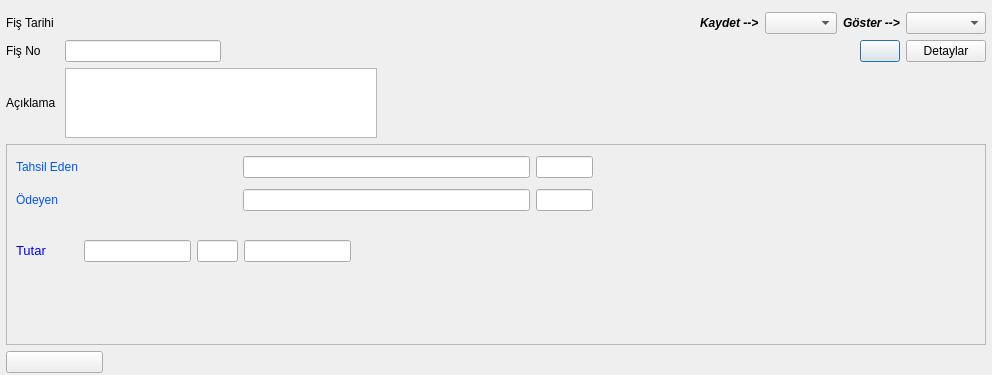
<?xml version="1.0" encoding="UTF-8"?>
<ui version="4.0">
 <class>CARI_VIRMAN_FORMU</class>
 <widget class="QDialog" name="CARI_VIRMAN_FORMU">
  <property name="geometry">
   <rect>
    <x>0</x>
    <y>0</y>
    <width>992</width>
    <height>375</height>
   </rect>
  </property>
  <property name="sizePolicy">
   <sizepolicy hsizetype="Expanding" vsizetype="Expanding">
    <horstretch>0</horstretch>
    <verstretch>0</verstretch>
   </sizepolicy>
  </property>
  <property name="maximumSize">
   <size>
    <width>992</width>
    <height>476</height>
   </size>
  </property>
  <property name="windowTitle">
   <string>Virman Fişi</string>
  </property>
  <layout class="QGridLayout" name="gridLayout_4" rowstretch="3,0,0">
   <property name="leftMargin">
    <number>6</number>
   </property>
   <property name="topMargin">
    <number>6</number>
   </property>
   <property name="rightMargin">
    <number>6</number>
   </property>
   <property name="bottomMargin">
    <number>2</number>
   </property>
   <item row="0" column="0">
    <layout class="QGridLayout" name="gridLayout" rowstretch="10,0,0,0" columnstretch="1,10,10,10,0,1,10">
     <item row="0" column="0" colspan="7">
      <widget class="QWidget" name="navigation_buttons_widget" native="true">
       <property name="sizePolicy">
        <sizepolicy hsizetype="Expanding" vsizetype="Fixed">
         <horstretch>0</horstretch>
         <verstretch>0</verstretch>
        </sizepolicy>
       </property>
      </widget>
     </item>
     <item row="1" column="0">
      <widget class="QLabel" name="label_fis_tarihi">
       <property name="sizePolicy">
        <sizepolicy hsizetype="Fixed" vsizetype="Fixed">
         <horstretch>0</horstretch>
         <verstretch>0</verstretch>
        </sizepolicy>
       </property>
       <property name="text">
        <string>Fiş Tarihi</string>
       </property>
      </widget>
     </item>
     <item row="3" column="1">
      <widget class="QLimitedTextEdit" name="limitedTextEdit_aciklama"/>
     </item>
     <item row="1" column="1">
      <widget class="QAdakDate" name="adakDate_fis_tarihi" native="true">
       <property name="minimumSize">
        <size>
         <width>242</width>
         <height>0</height>
        </size>
       </property>
       <property name="maximumSize">
        <size>
         <width>242</width>
         <height>30</height>
        </size>
       </property>
       <property name="whatsThis">
        <string>Tarih WidgetÄ± </string>
       </property>
       <property name="QAdakDate" stdset="0">
        <rect>
         <x>0</x>
         <y>0</y>
         <width>100</width>
         <height>100</height>
        </rect>
       </property>
      </widget>
     </item>
     <item row="3" column="0">
      <widget class="QLabel" name="label_aciklama">
       <property name="sizePolicy">
        <sizepolicy hsizetype="Fixed" vsizetype="Fixed">
         <horstretch>0</horstretch>
         <verstretch>0</verstretch>
        </sizepolicy>
       </property>
       <property name="text">
        <string>Açıklama </string>
       </property>
      </widget>
     </item>
     <item row="2" column="0">
      <widget class="QLabel" name="label_fis_no">
       <property name="sizePolicy">
        <sizepolicy hsizetype="Fixed" vsizetype="Fixed">
         <horstretch>0</horstretch>
         <verstretch>0</verstretch>
        </sizepolicy>
       </property>
       <property name="text">
        <string>Fiş No</string>
       </property>
      </widget>
     </item>
     <item row="2" column="1">
      <layout class="QGridLayout" name="gridLayout_6" columnstretch="1,1">
       <item row="0" column="0">
        <widget class="QLineEdit" name="lineEdit_fis_no"/>
       </item>
       <item row="0" column="1">
        <spacer name="horizontalSpacer_6">
         <property name="orientation">
          <enum>Qt::Horizontal</enum>
         </property>
         <property name="sizeHint" stdset="0">
          <size>
           <width>40</width>
           <height>20</height>
          </size>
         </property>
        </spacer>
       </item>
      </layout>
     </item>
     <item row="1" column="2">
      <spacer name="horizontalSpacer_8">
       <property name="orientation">
        <enum>Qt::Horizontal</enum>
       </property>
       <property name="sizeHint" stdset="0">
        <size>
         <width>40</width>
         <height>20</height>
        </size>
       </property>
      </spacer>
     </item>
     <item row="1" column="3">
      <widget class="QLabel" name="label_sirket">
       <property name="sizePolicy">
        <sizepolicy hsizetype="Fixed" vsizetype="Fixed">
         <horstretch>0</horstretch>
         <verstretch>0</verstretch>
        </sizepolicy>
       </property>
       <property name="font">
        <font>
         <weight>75</weight>
         <italic>true</italic>
         <bold>true</bold>
        </font>
       </property>
       <property name="text">
        <string>Kaydet --&gt;</string>
       </property>
      </widget>
     </item>
     <item row="1" column="6">
      <widget class="QComboBox" name="comboBox_fis_filtresi">
       <property name="sizePolicy">
        <sizepolicy hsizetype="Minimum" vsizetype="Fixed">
         <horstretch>0</horstretch>
         <verstretch>0</verstretch>
        </sizepolicy>
       </property>
       <property name="focusPolicy">
        <enum>Qt::NoFocus</enum>
       </property>
      </widget>
     </item>
     <item row="1" column="5">
      <widget class="QLabel" name="label_fis_filtresi">
       <property name="sizePolicy">
        <sizepolicy hsizetype="Fixed" vsizetype="Fixed">
         <horstretch>0</horstretch>
         <verstretch>0</verstretch>
        </sizepolicy>
       </property>
       <property name="font">
        <font>
         <weight>75</weight>
         <italic>true</italic>
         <bold>true</bold>
        </font>
       </property>
       <property name="text">
        <string>Göster --&gt;</string>
       </property>
      </widget>
     </item>
     <item row="1" column="4">
      <widget class="QComboBox" name="comboBox_sirket">
       <property name="sizePolicy">
        <sizepolicy hsizetype="Minimum" vsizetype="Fixed">
         <horstretch>0</horstretch>
         <verstretch>0</verstretch>
        </sizepolicy>
       </property>
      </widget>
     </item>
     <item row="2" column="6">
      <widget class="QPushButton" name="pushButton_detaylar">
       <property name="sizePolicy">
        <sizepolicy hsizetype="Fixed" vsizetype="Fixed">
         <horstretch>0</horstretch>
         <verstretch>0</verstretch>
        </sizepolicy>
       </property>
       <property name="focusPolicy">
        <enum>Qt::NoFocus</enum>
       </property>
       <property name="text">
        <string>Detaylar</string>
       </property>
      </widget>
     </item>
     <item row="2" column="5">
      <layout class="QGridLayout" name="gridLayout_7">
       <item row="0" column="0">
        <spacer name="horizontalSpacer_2">
         <property name="orientation">
          <enum>Qt::Horizontal</enum>
         </property>
         <property name="sizeHint" stdset="0">
          <size>
           <width>40</width>
           <height>20</height>
          </size>
         </property>
        </spacer>
       </item>
       <item row="0" column="1">
        <widget class="QPushButton" name="pushButton_urettigi_fisler">
         <property name="text">
          <string/>
         </property>
         <property name="icon">
          <iconset resource="../e9_icons.qrc">
           <normaloff>:/e9_icons/E9_ICONS/fisler.png</normaloff>:/e9_icons/E9_ICONS/fisler.png</iconset>
         </property>
        </widget>
       </item>
      </layout>
     </item>
    </layout>
   </item>
   <item row="1" column="0">
    <widget class="QFrame" name="frame">
     <property name="frameShape">
      <enum>QFrame::StyledPanel</enum>
     </property>
     <property name="frameShadow">
      <enum>QFrame::Raised</enum>
     </property>
     <layout class="QGridLayout" name="gridLayout_2" columnstretch="10,8,15,3,20">
      <item row="0" column="0">
       <widget class="QLabel" name="label_5">
        <property name="sizePolicy">
         <sizepolicy hsizetype="Fixed" vsizetype="Fixed">
          <horstretch>0</horstretch>
          <verstretch>0</verstretch>
         </sizepolicy>
        </property>
        <property name="styleSheet">
         <string notr="true">color: rgb(0, 85, 255);</string>
        </property>
        <property name="text">
         <string>Tahsil Eden</string>
        </property>
       </widget>
      </item>
      <item row="0" column="1">
       <widget class="QSearchEdit" name="searchEdit_borclu_cari_hesap" native="true">
        <property name="sizePolicy">
         <sizepolicy hsizetype="Expanding" vsizetype="Fixed">
          <horstretch>0</horstretch>
          <verstretch>0</verstretch>
         </sizepolicy>
        </property>
        <property name="whatsThis">
         <string>Arama widget. </string>
        </property>
        <property name="QSearchEdit" stdset="0">
         <rect>
          <x>0</x>
          <y>0</y>
          <width>100</width>
          <height>100</height>
         </rect>
        </property>
       </widget>
      </item>
      <item row="0" column="2">
       <widget class="QLineEdit" name="lineEdit_borclu_cari_hesap_ismi">
        <property name="focusPolicy">
         <enum>Qt::NoFocus</enum>
        </property>
        <property name="readOnly">
         <bool>true</bool>
        </property>
       </widget>
      </item>
      <item row="0" column="3">
       <widget class="QLineEdit" name="lineEdit_borclu_cari_para_birimi">
        <property name="focusPolicy">
         <enum>Qt::NoFocus</enum>
        </property>
        <property name="readOnly">
         <bool>true</bool>
        </property>
       </widget>
      </item>
      <item row="0" column="4">
       <spacer name="horizontalSpacer_3">
        <property name="orientation">
         <enum>Qt::Horizontal</enum>
        </property>
        <property name="sizeHint" stdset="0">
         <size>
          <width>369</width>
          <height>27</height>
         </size>
        </property>
       </spacer>
      </item>
      <item row="1" column="0">
       <widget class="QLabel" name="label_6">
        <property name="sizePolicy">
         <sizepolicy hsizetype="Fixed" vsizetype="Fixed">
          <horstretch>0</horstretch>
          <verstretch>0</verstretch>
         </sizepolicy>
        </property>
        <property name="styleSheet">
         <string notr="true">color: rgb(0, 85, 255);</string>
        </property>
        <property name="text">
         <string>Ödeyen</string>
        </property>
       </widget>
      </item>
      <item row="1" column="1">
       <widget class="QSearchEdit" name="searchEdit_alacakli_cari_hesap" native="true">
        <property name="sizePolicy">
         <sizepolicy hsizetype="Expanding" vsizetype="Fixed">
          <horstretch>0</horstretch>
          <verstretch>0</verstretch>
         </sizepolicy>
        </property>
        <property name="whatsThis">
         <string>Arama widget. </string>
        </property>
        <property name="QSearchEdit" stdset="0">
         <rect>
          <x>0</x>
          <y>0</y>
          <width>100</width>
          <height>100</height>
         </rect>
        </property>
       </widget>
      </item>
      <item row="1" column="2">
       <widget class="QLineEdit" name="lineEdit_alacakli_cari_hesap_ismi">
        <property name="focusPolicy">
         <enum>Qt::NoFocus</enum>
        </property>
        <property name="readOnly">
         <bool>true</bool>
        </property>
       </widget>
      </item>
      <item row="1" column="3">
       <widget class="QLineEdit" name="lineEdit_alacakli_para_birimi">
        <property name="focusPolicy">
         <enum>Qt::NoFocus</enum>
        </property>
        <property name="readOnly">
         <bool>true</bool>
        </property>
       </widget>
      </item>
      <item row="1" column="4">
       <spacer name="horizontalSpacer_5">
        <property name="orientation">
         <enum>Qt::Horizontal</enum>
        </property>
        <property name="sizeHint" stdset="0">
         <size>
          <width>369</width>
          <height>27</height>
         </size>
        </property>
       </spacer>
      </item>
      <item row="4" column="1" colspan="2">
       <spacer name="verticalSpacer">
        <property name="orientation">
         <enum>Qt::Vertical</enum>
        </property>
        <property name="sizeHint" stdset="0">
         <size>
          <width>430</width>
          <height>214</height>
         </size>
        </property>
       </spacer>
      </item>
      <item row="3" column="1" colspan="3">
       <layout class="QGridLayout" name="gridLayout_5" columnstretch="8,3,8,18">
        <item row="0" column="0">
         <widget class="QCommaEdit" name="commaEdit_tutar">
          <property name="whatsThis">
           <string>Sayilari formatina(Or:1,000,234.50) donusturur. </string>
          </property>
          <property name="QCommaEdit" stdset="0">
           <rect>
            <x>0</x>
            <y>0</y>
            <width>100</width>
            <height>100</height>
           </rect>
          </property>
         </widget>
        </item>
        <item row="0" column="1">
         <widget class="QLineEdit" name="lineEdit_makbuz_para_birimi">
          <property name="focusPolicy">
           <enum>Qt::NoFocus</enum>
          </property>
          <property name="readOnly">
           <bool>true</bool>
          </property>
         </widget>
        </item>
        <item row="0" column="2">
         <widget class="QCommaEdit" name="commaEdit_kur">
          <property name="font">
           <font>
            <pointsize>9</pointsize>
           </font>
          </property>
          <property name="focusPolicy">
           <enum>Qt::StrongFocus</enum>
          </property>
          <property name="whatsThis">
           <string>Sayilari formatina(Or:1,000,234.50) donusturur. </string>
          </property>
          <property name="readOnly">
           <bool>true</bool>
          </property>
          <property name="QCommaEdit" stdset="0">
           <rect>
            <x>0</x>
            <y>0</y>
            <width>100</width>
            <height>100</height>
           </rect>
          </property>
         </widget>
        </item>
        <item row="0" column="3">
         <spacer name="horizontalSpacer_7">
          <property name="orientation">
           <enum>Qt::Horizontal</enum>
          </property>
          <property name="sizeHint" stdset="0">
           <size>
            <width>40</width>
            <height>20</height>
           </size>
          </property>
         </spacer>
        </item>
       </layout>
      </item>
      <item row="2" column="2">
       <spacer name="horizontalSpacer">
        <property name="orientation">
         <enum>Qt::Horizontal</enum>
        </property>
        <property name="sizeHint" stdset="0">
         <size>
          <width>40</width>
          <height>20</height>
         </size>
        </property>
       </spacer>
      </item>
      <item row="3" column="0">
       <widget class="QLabel" name="label_9">
        <property name="sizePolicy">
         <sizepolicy hsizetype="Fixed" vsizetype="Fixed">
          <horstretch>0</horstretch>
          <verstretch>0</verstretch>
         </sizepolicy>
        </property>
        <property name="layoutDirection">
         <enum>Qt::LeftToRight</enum>
        </property>
        <property name="text">
         <string>&lt;!DOCTYPE HTML PUBLIC &quot;-//W3C//DTD HTML 4.0//EN&quot; &quot;http://www.w3.org/TR/REC-html40/strict.dtd&quot;&gt;
&lt;html&gt;&lt;head&gt;&lt;meta name=&quot;qrichtext&quot; content=&quot;1&quot; /&gt;&lt;style type=&quot;text/css&quot;&gt;
p, li { white-space: pre-wrap; }
&lt;/style&gt;&lt;/head&gt;&lt;body style=&quot; font-family:'Sans Serif'; font-size:10pt; font-weight:400; font-style:normal;&quot;&gt;
&lt;p style=&quot; margin-top:0px; margin-bottom:0px; margin-left:0px; margin-right:0px; -qt-block-indent:0; text-indent:0px;&quot;&gt;&lt;span style=&quot; color:#0000ff;&quot;&gt;Tutar&lt;/span&gt;&lt;/p&gt;&lt;/body&gt;&lt;/html&gt;</string>
        </property>
        <property name="alignment">
         <set>Qt::AlignLeading|Qt::AlignLeft|Qt::AlignVCenter</set>
        </property>
       </widget>
      </item>
     </layout>
    </widget>
   </item>
   <item row="2" column="0">
    <layout class="QGridLayout" name="gridLayout_3" columnstretch="10,70,10,10">
     <item row="0" column="0">
      <widget class="QPushButton" name="pushButton_yazdir">
       <property name="focusPolicy">
        <enum>Qt::NoFocus</enum>
       </property>
       <property name="text">
        <string/>
       </property>
       <property name="icon">
        <iconset resource="../e9_icons.qrc">
         <normaloff>:/e9_icons/E9_ICONS/yazdir_ikonu.png</normaloff>:/e9_icons/E9_ICONS/yazdir_ikonu.png</iconset>
       </property>
       <property name="iconSize">
        <size>
         <width>25</width>
         <height>25</height>
        </size>
       </property>
      </widget>
     </item>
     <item row="0" column="1" colspan="3">
      <spacer name="horizontalSpacer_4">
       <property name="orientation">
        <enum>Qt::Horizontal</enum>
       </property>
       <property name="sizeHint" stdset="0">
        <size>
         <width>40</width>
         <height>20</height>
        </size>
       </property>
      </spacer>
     </item>
    </layout>
   </item>
  </layout>
 </widget>
 <customwidgets>
  <customwidget>
   <class>QAdakDate</class>
   <extends>QWidget</extends>
   <header>QAdakDate.h</header>
  </customwidget>
  <customwidget>
   <class>QCommaEdit</class>
   <extends>QLineEdit</extends>
   <header>QCommaEdit.h</header>
  </customwidget>
  <customwidget>
   <class>QLimitedTextEdit</class>
   <extends>QTextEdit</extends>
   <header>QLimitedTextEdit.h</header>
  </customwidget>
  <customwidget>
   <class>QSearchEdit</class>
   <extends>QWidget</extends>
   <header>QSearchEdit.h</header>
  </customwidget>
 </customwidgets>
 <tabstops>
  <tabstop>adakDate_fis_tarihi</tabstop>
  <tabstop>lineEdit_fis_no</tabstop>
  <tabstop>limitedTextEdit_aciklama</tabstop>
  <tabstop>searchEdit_borclu_cari_hesap</tabstop>
  <tabstop>searchEdit_alacakli_cari_hesap</tabstop>
  <tabstop>commaEdit_tutar</tabstop>
  <tabstop>commaEdit_kur</tabstop>
  <tabstop>pushButton_yazdir</tabstop>
 </tabstops>
 <resources>
  <include location="../e9_icons.qrc"/>
 </resources>
 <connections/>
</ui>
